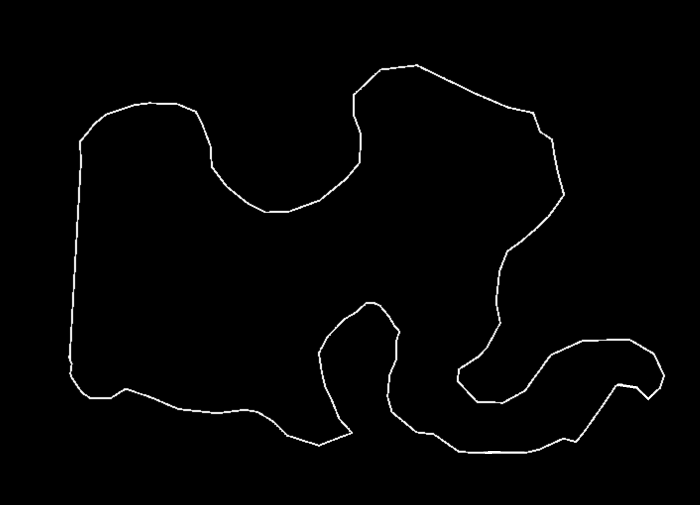
#> input picture ga_track.png, 1400 x 1009 px (shown at 1/2 size)
$ python main.py
#> lines starting #> are read from the running program, lines starting #| are printed output that depends on the picture
import cv2
import numpy
import numpy as np
import cv2 as cv
import keyboard
from multiprocessing import freeze_support
from simulation.car import Car
from simulation.pixy import Pixy
from ga.individ import Individual
from ga.runner import GA_Runner


# [98 lines left out: functions exp1, exp2, exp3, exp4, exp5, show_best_of_exp1 and 4 more, not called in this run]


def main():
    img = cv.imread("ga_track.png")[:, :, 0]
#> img: shape (1009, 1400); min 0, max 255, mean 3.2

    A = {"x": 240, "y": 715}
    B = {"x": 240, "y": 300}
    C = {"x": 240, "y": 460}
    D = {"x": 540, "y": 460}
    E = {"x": 540, "y": 300}
    F = {"x": 835, "y": 460}
    G = {"x": 835, "y": 265}
    H = {"x": 835, "y": 300}
    I = {"x": 865, "y": 650}
    J = {"x": 865, "y": 715}
    K = {"x": 1100, "y": 650}
    L = {"x": 1100, "y": 825}
    M = {"x": 865, "y": 825}
    N = {"x": 735, "y": 700}
    O = {"x": 550, "y": 715}
    P = {"x": 865, "y": 460}

    img[B["y"]:A["y"], 0:A["x"]][img[B["y"]:A["y"], 0:A["x"]] > 0] = 1 * 16 - 1  # section 1
    img[0:B["y"], 0:B["x"]][img[0:B["y"], 0:B["x"]] > 0] = 2 * 16 - 1  # section 2
#> img: shape (1009, 1400); min 0, max 255, mean 2.9
    img[0:B["y"], B["x"]:E["x"]][img[0:B["y"], B["x"]:E["x"]] > 0] = 3 * 16 - 1  # section 3
    img[B["y"]:C["y"], B["x"]:E["x"]][img[B["y"]:C["y"], B["x"]:E["x"]] > 0] = 4 * 16 - 1  # section 4
    img[E["y"]:D["y"], E["x"]:H["x"]][img[E["y"]:D["y"], E["x"]:H["x"]] > 0] = 5 * 16 - 1  # section 5
    img[0:E["y"], E["x"]:H["x"]][img[0:E["y"], E["x"]:H["x"]] > 0] = 6 * 16 - 1  # section 6
    img[0:G["y"], G["x"]:][img[0:G["y"], G["x"]:] > 0] = 7 * 16 - 1  # section 7
    img[G["y"]:F["y"], G["x"]:][img[G["y"]:F["y"], G["x"]:] > 0] = 8 * 16 - 1  # section 8
    img[P["y"]:I["y"], P["x"]:][img[P["y"]:I["y"], P["x"]:] > 0] = 9 * 16 - 1  # section 9
    img[I["y"]:M["y"], I["x"]:K["x"]][img[I["y"]:M["y"], I["x"]:K["x"]] > 0] = 10 * 16 - 1  # section 10
    img[K["y"]:L["y"], K["x"]:][img[K["y"]:L["y"], K["x"]:] > 0] = 11 * 16 - 1  # section 11
    img[M["y"]:, M["x"]:][img[M["y"]:, M["x"]:] > 0] = 12 * 16 - 1  # section 12
    img[J["y"]:, N["x"]:J["x"]][img[J["y"]:, N["x"]:J["x"]] > 0] = 13 * 16 - 1  # section 13
    img[C["y"]:A["y"], O["x"]:J["x"]][img[C["y"]:A["y"], O["x"]:J["x"]] > 0] = 14 * 16 - 1  # section 14
    img[N["y"]:, O["x"]:N["x"]][img[N["y"]:, O["x"]:N["x"]] > 0] = 15 * 16 - 1  # section 15
    img[O["y"]:, 0:O["x"]][img[O["y"]:, 0:O["x"]] > 0] = 16 * 16 - 1  # section 16
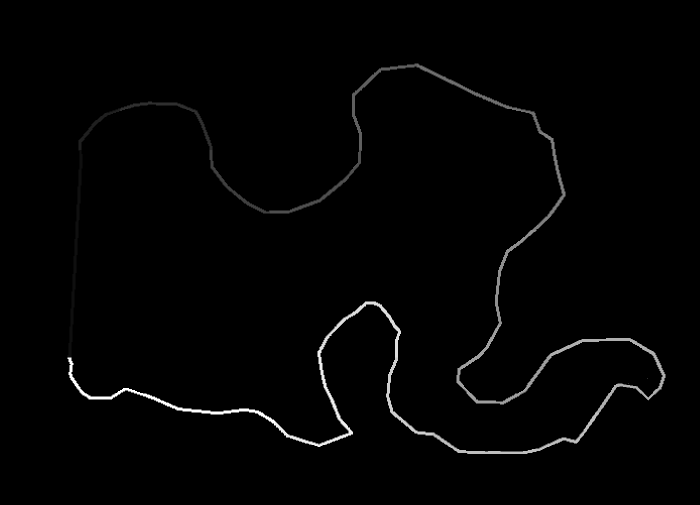
#> img: shape (1009, 1400) (shown at 1/2 size); min 0, max 255, mean 3

    l = False
    # [10 lines of commented-out code are left out]
    if not l:
        print(
            "My developer is lazy so he didn't make me a menu. \n"
            "Please open main.py and uncomment the line you want to run (remove the '#' symbol).\n"
            "Thank you!"
        )


if __name__ == "__main__":
    freeze_support()
    main()
